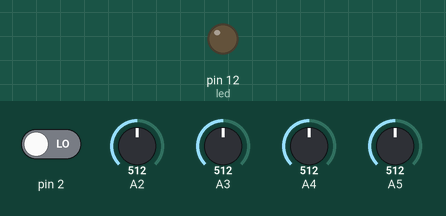
This sketch was run on a simulated Arduino Uno, built with avr-gcc and run on an emulated ATmega328P. Shown: output pins drawn as LEDs (lit = HIGH). Inputs (shaded band) come from the test bench; at power-on: A4 = 512, pin 2 LOW, A2 = 512, A3 = 512, A5 = 512. What the sketch prints to the serial monitor is not drawn.

Above: at 1.2 s.
1.3 s: A4 set to 495
4.3 s: A4 set to 470
5.8 s: A4 set to 449
7.3 s: A4 set to 426
8.8 s: A4 set to 306
Timing chart, 0 to 11.3 s (numbered marks = the images above; inputs shaded):
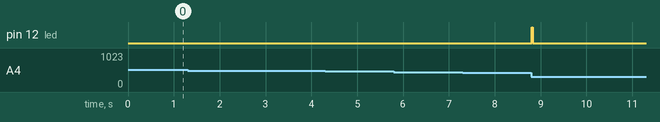

The sketch:

AccelExample.ino
```cpp
int led = 12;
int oldx, oldy, oldz;

// the setup routine runs once when you press reset:
void setup() {
  // initialize the digital pin as an output.
  pinMode(led, OUTPUT);
  Serial.begin(9600);
}

// the loop routine runs over and over again forever:
void loop() {
  int lightLevel = analogRead(A5);
  int x = analogRead(A4);
  int y = analogRead(A3);
  int z = analogRead(A2);
  int button = digitalRead(2);


  //Serial.println(lightLevel);
  Serial.print(button);
  Serial.print(",");
  Serial.print(x-oldx);
  Serial.print(",");
  Serial.print(y-oldy);
  Serial.print(",");
  Serial.println(z-oldz);


  //if (lightLevel < 500) {
  if (oldx-x > 30) {
    digitalWrite(led, HIGH);   // turn the LED on (HIGH is the voltage level)
    delay(20);               // wait for a second
    digitalWrite(led, LOW);    // turn the LED off by making the voltage LOW
    delay(20);               // wait for a second
  } else {
    delay(10);
  }
  oldx = x;
  oldy = y;
  oldz = z;
}
```

Measured:
- after the input at 1.3 s, every drawn part: stays the same
- after the input at 4.3 s, every drawn part: stays the same
- after the input at 5.8 s, every drawn part: stays the same
- after the input at 7.3 s, every drawn part: stays the same
- after the input at 8.8 s, pin 12 (led): LOW → HIGH at once, → LOW 0.02 s later
